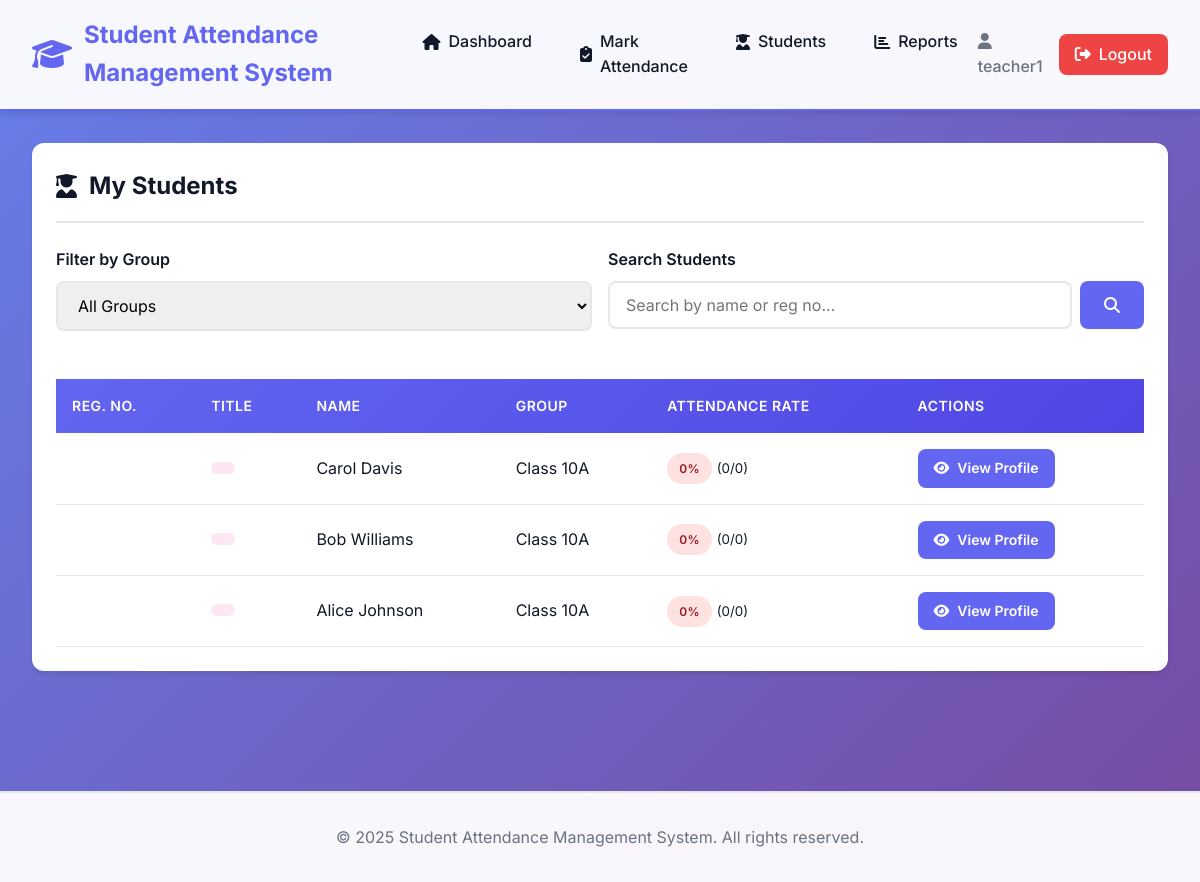
Before: /teacher/students.php (signed in) with the older database file.
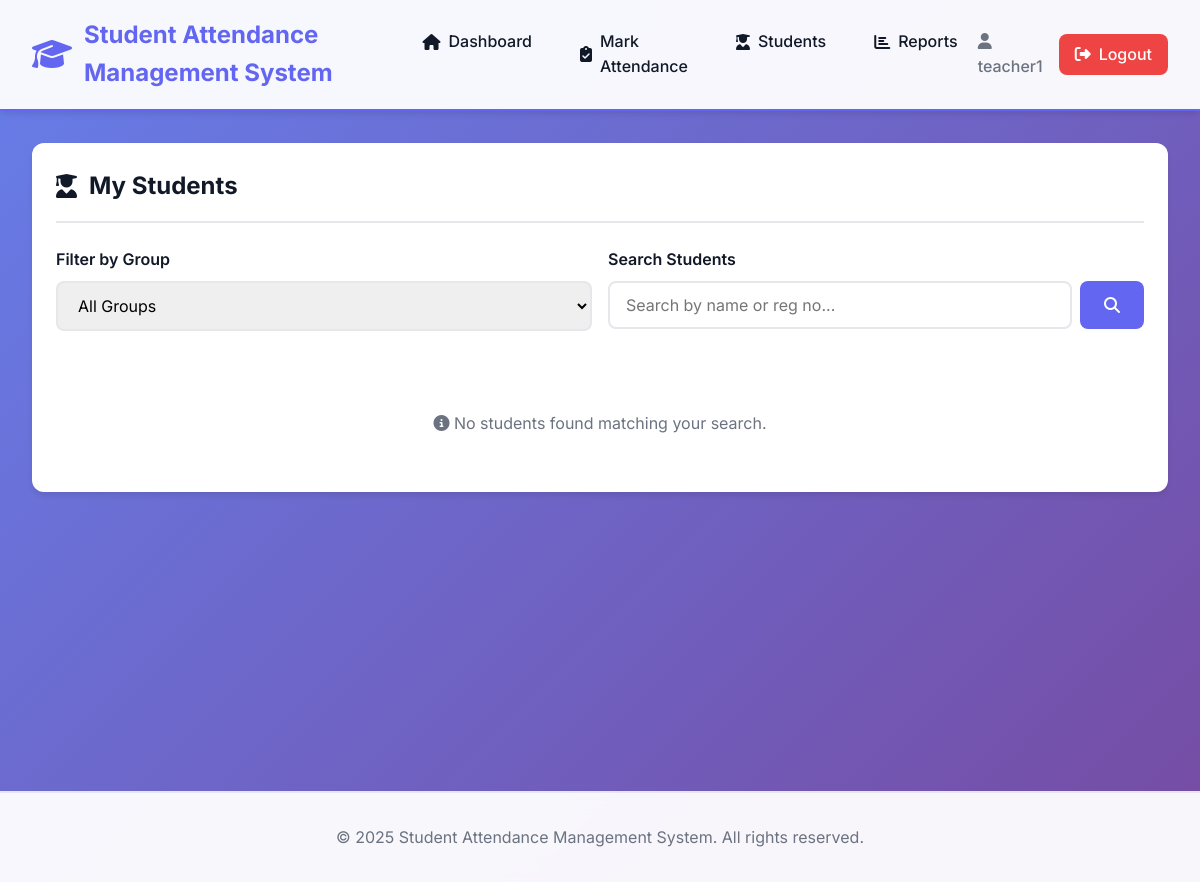
After: the same page with the newer database file.
### tables this page shows
CREATE TABLE students (
    id INT AUTO_INCREMENT PRIMARY KEY,
    reg_no VARCHAR(50) UNIQUE NOT NULL,
    title ENUM('MR', 'MISS', 'MRS') NOT NULL,
    name VARCHAR(100) NOT NULL,
    group_id INT NOT NULL,
    created_at TIMESTAMP DEFAULT CURRENT_TIMESTAMP,
    FOREIGN KEY (group_id) REFERENCES groups(id) ON DELETE CASCADE,
    INDEX idx_group_id (group_id),
    INDEX idx_reg_no (reg_no)
);

CREATE TABLE groups (
    id INT AUTO_INCREMENT PRIMARY KEY,
    name VARCHAR(100) NOT NULL,
    created_by INT NOT NULL,
    created_at TIMESTAMP DEFAULT CURRENT_TIMESTAMP,
    FOREIGN KEY (created_by) REFERENCES users(id) ON DELETE CASCADE,
    INDEX idx_created_by (created_by)
);

### includes/functions.php (called while the page is built, shortened)
<?php
function calculateAttendancePercentage($present, $total) {
    if ($total == 0) return 0;
    return round(($present / $total) * 100, 2);
}
?>

### teacher/students.php (the view, shortened to what the changed rows need)
<?php
require_once '../includes/header.php';
$teacherId = getTeacherId($pdo, $_SESSION['user_id']);
try {
    $stmt = $pdo->prepare("
        SELECT g.*
        FROM groups g
        JOIN group_assignments ga ON g.id = ga.group_id
        WHERE ga.teacher_id = ?
        ORDER BY g.name
    ");
    $stmt->execute([$teacherId]);
    $assignedGroups = $stmt->fetchAll();
} catch (PDOException $e) {
    $assignedGroups = [];
}
$selectedGroup = isset($_GET['group_id']) && $_GET['group_id'] !== '' ? (int)$_GET['group_id'] : null;
$students = [];
$params = [];
$sqlConditions = "";
if ($selectedGroup && teacherHasAccessToGroup($pdo, $teacherId, $selectedGroup)) {
    try {
        $stmt = $pdo->prepare("
            SELECT s.*, g.name as group_name,
                   (SELECT COUNT(*) FROM attendance WHERE student_id = s.id AND status = 'present') as present_count,
                   (SELECT COUNT(*) FROM attendance WHERE student_id = s.id) as total_attendance
            FROM students s
            JOIN groups g ON s.group_id = g.id
            WHERE s.group_id = ? $sqlConditions
            ORDER BY s.reg_no
        ");
        $queryParams = array_merge([$selectedGroup], $params);
        $stmt->execute($queryParams);
        $students = $stmt->fetchAll();
    } catch (PDOException $e) {
        setFlashMessage('danger', 'Error loading students.');
    }
} elseif (empty($selectedGroup) && !empty($assignedGroups)) {
    try {
        $groupIds = array_column($assignedGroups, 'id');
        $placeholders = implode(',', array_fill(0, count($groupIds), '?'));
        $baseSql = "
            SELECT s.*, g.name as group_name,
                   (SELECT COUNT(*) FROM attendance WHERE student_id = s.id AND status = 'present') as present_count,
                   (SELECT COUNT(*) FROM attendance WHERE student_id = s.id) as total_attendance
            FROM students s
            JOIN groups g ON s.group_id = g.id
            WHERE s.group_id IN ($placeholders) $sqlConditions
            ORDER BY g.name, s.reg_no
        ";
        $queryParams = array_merge($groupIds, $params);
        $stmt = $pdo->prepare($baseSql);
        $stmt->execute($queryParams);
        $students = $stmt->fetchAll();
    } catch (PDOException $e) {
        setFlashMessage('danger', 'Error loading students.');
    }
}
$viewStudent = null;
?>
<?php if ($viewStudent): ?>
    <div class="card">
        <div class="card-header">
            <h2><i class="fas fa-user-graduate"></i> Student Profile</h2>
            <a href="students.php" class="btn btn-secondary btn-sm">
                <i class="fas fa-arrow-left"></i> Back to Students
            </a>
        </div>
        <div class="card-body">
            <div style="display: flex; gap: 2rem; align-items: flex-start; margin-bottom: 2rem;">
                <div style="background: var(--light-color); padding: 2rem; border-radius: 50%; width: 100px; height: 100px; display: flex; align-items: center; justify-content: center; font-size: 3rem; color: var(--primary-color);">
                    <i class="fas fa-user"></i>
                </div>
                <div style="flex: 1;">
                    <div style="margin-bottom: 1.5rem;">
                        <span class="badge badge-<?php echo $viewStudent['title'] === 'MR' ? 'primary' : 'info'; ?>" style="font-size: 0.875rem; margin-bottom: 0.5rem;">
                            <?php echo htmlspecialchars($viewStudent['title']); ?>
                        </span>
                        <h1 style="color: var(--text-primary); margin: 0; font-size: 2rem;"><?php echo htmlspecialchars($viewStudent['name']); ?></h1>
                        <p style="color: var(--text-secondary); font-size: 1.25rem; margin-top: 0.25rem; font-weight: 500;">
                            <?php echo htmlspecialchars($viewStudent['reg_no']); ?>
                        </p>
                    </div>
                    <div style="display: grid; grid-template-columns: repeat(auto-fit, minmax(200px, 1fr)); gap: 1rem;">
                        <div style="background: var(--light-color); padding: 1rem; border-radius: var(--radius-md); border-left: 4px solid var(--primary-color);">
                            <small class="text-uppercase" style="color: var(--text-secondary); font-weight: 700; font-size: 0.75rem;">Group</small>
                            <div style="font-weight: 600; font-size: 1.1rem; margin-top: 0.25rem;">
                                <?php echo htmlspecialchars($viewStudent['group_name']); ?>
                            </div>
                        </div>
                        <div style="background: var(--light-color); padding: 1rem; border-radius: var(--radius-md); border-left: 4px solid var(--info-color);">
                            <small class="text-uppercase" style="color: var(--text-secondary); font-weight: 700; font-size: 0.75rem;">Joined Date</small>
                            <div style="font-weight: 600; font-size: 1.1rem; margin-top: 0.25rem;">
                                <?php echo date('F j, Y', strtotime($viewStudent['created_at'])); ?>
                            </div>
                        </div>
                    </div>
                </div>
            </div>
        </div>
    </div>
    <div class="stats-grid" style="grid-template-columns: repeat(4, 1fr);">
        <div class="stat-card" style="background: linear-gradient(135deg, var(--info-color), #2563eb);">
            <div class="stat-icon"><i class="fas fa-clipboard-list"></i></div>
            <div class="stat-value"><?php echo $studentStats['total']; ?></div>
            <div class="stat-label">Total Records</div>
        </div>
        <div class="stat-card">
            <div class="stat-icon"><i class="fas fa-check-circle"></i></div>
            <div class="stat-value"><?php echo $studentStats['present']; ?></div>
            <div class="stat-label">Present</div>
        </div>
        <div class="stat-card" style="background: linear-gradient(135deg, var(--danger-color), #dc2626);">
            <div class="stat-icon"><i class="fas fa-times-circle"></i></div>
            <div class="stat-value"><?php echo $studentStats['absent']; ?></div>
            <div class="stat-label">Absent</div>
        </div>
        <div class="stat-card">
            <div class="stat-icon"><i class="fas fa-percentage"></i></div>
            <div class="stat-value"><?php echo calculateAttendancePercentage($studentStats['present'], $studentStats['total']); ?>%</div>
            <div class="stat-label">Attendance Rate</div>
        </div>
    </div>
    <div class="card">
        <div class="card-header">
            <h2><i class="fas fa-history"></i> Attendance History</h2>
        </div>
        <div class="card-body">
            <?php if (empty($attendanceHistory)): ?>
                <p class="text-center" style="color: var(--text-secondary); padding: 2rem;">
                    No attendance records found.
                </p>
            <?php else: ?>
                <div class="table-responsive">
                    <table>
                        <thead>
                            <tr>
                                <th>Date</th>
                                <th>Partition</th>
                                <th>Day</th>
                                <th>Status</th>
                                <th>Notes</th>
                            </tr>
                        </thead>
                        <tbody>
                            <?php foreach ($attendanceHistory as $record): ?>
                            <tr>
                                <td><?php echo formatDate($record['date']); ?></td>
                                <td><?php echo htmlspecialchars($record['partition_name']); ?></td>
                                <td><?php echo htmlspecialchars($record['day_of_week']); ?></td>
                                <td><?php echo getStatusBadge($record['status']); ?></td>
                                <td><?php echo htmlspecialchars($record['notes']); ?></td>
                            </tr>
                            <?php endforeach; ?>
                        </tbody>
                    </table>
                </div>
            <?php endif; ?>
        </div>
    </div>
<?php else: ?>
    <div class="card">
        <div class="card-header">
            <h2><i class="fas fa-user-graduate"></i> My Students</h2>
        </div>
        <div class="card-body">
            <form method="GET" class="mb-3">
                <div style="display: flex; gap: 1rem; flex-wrap: wrap;">
                </div>
            </form>
            <?php if (empty($students)): ?>
                <p class="text-center" style="color: var(--text-secondary); padding: 2rem;">
                    <i class="fas fa-info-circle"></i> No students found matching your search.
                </p>
            <?php else: ?>
                <div class="table-responsive">
                    <table id="studentsTable">
                        <thead>
                            <tr>
                                <th>Reg. No.</th>
                                <th>Title</th>
                                <th>Name</th>
                                <?php if (!$selectedGroup): ?>
                                    <th>Group</th>
                                <?php endif; ?>
                                <th>Attendance Rate</th>
                                <th>Actions</th>
                            </tr>
                        </thead>
                        <tbody>
                            <?php foreach ($students as $student):
                                $attendanceRate = calculateAttendancePercentage($student['present_count'], $student['total_attendance']);
                            ?>
                            <tr>
                                <td><strong><?php echo htmlspecialchars($student['reg_no']); ?></strong></td>
                                <td><span class="badge badge-<?php echo $student['title'] === 'MR' ? 'primary' : 'info'; ?>"><?php echo htmlspecialchars($student['title']); ?></span></td>
                                <td><?php echo htmlspecialchars($student['name']); ?></td>
                                <?php if (!$selectedGroup): ?>
                                    <td><?php echo htmlspecialchars($student['group_name']); ?></td>
                                <?php endif; ?>
                                <td>
                                    <span class="badge <?php echo $attendanceRate >= 75 ? 'badge-success' : ($attendanceRate >= 50 ? 'badge-warning' : 'badge-danger'); ?>">
                                        <?php echo $attendanceRate; ?>%
                                    </span>
                                    <small class="text-secondary ml-1">(<?php echo $student['present_count']; ?>/<?php echo $student['total_attendance']; ?>)</small>
                                </td>
                                <td>
                                    <a href="students.php?view=<?php echo $student['id']; ?>" class="btn btn-sm btn-primary">
                                        <i class="fas fa-eye"></i> View Profile
                                    </a>
                                </td>
                            </tr>
                            <?php endforeach; ?>
                        </tbody>
                    </table>
                </div>
            <?php endif; ?>
        </div>
    </div>
<?php endif; ?>
<?php require_once '../includes/footer.php'; ?>

Changed rows visible on the page:
removed students: name "Carol Davis", group.name "Class 10A", attendanceRate "0", present_count "0", total_attendance "0"
removed students: name "Bob Williams", group.name "Class 10A", attendanceRate "0", present_count "0", total_attendance "0"
removed students: name "Alice Johnson", group.name "Class 10A", attendanceRate "0", present_count "0", total_attendance "0"
Other visible differences:
text no longer shown: "REG. NO. TITLE NAME GROUP ATTENDANCE RATE ACTIONS"
text now shown: "No students found matching your search."
